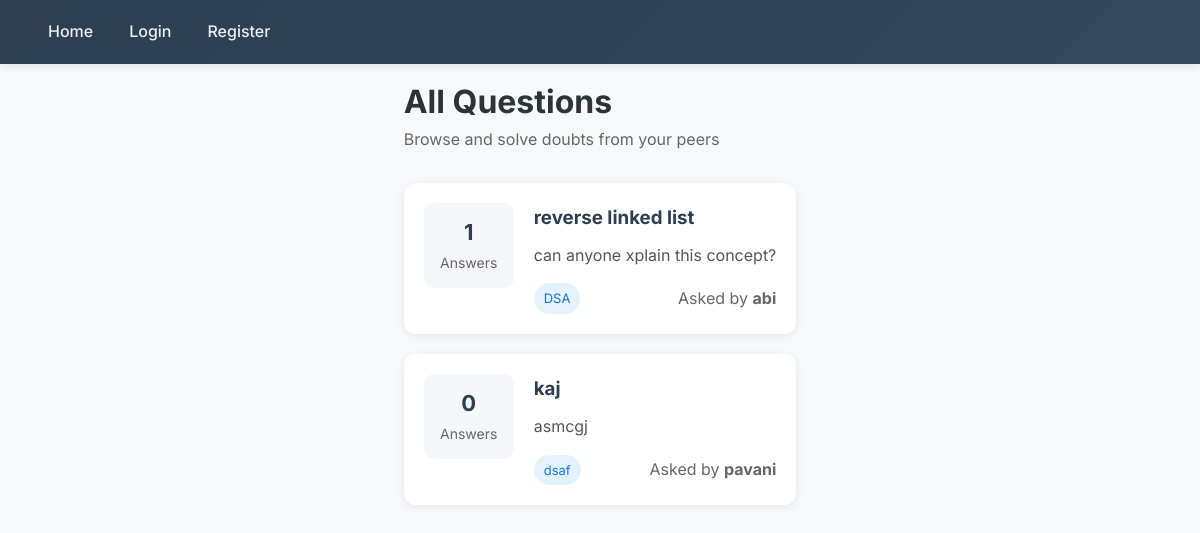
Before: / with the older database file.
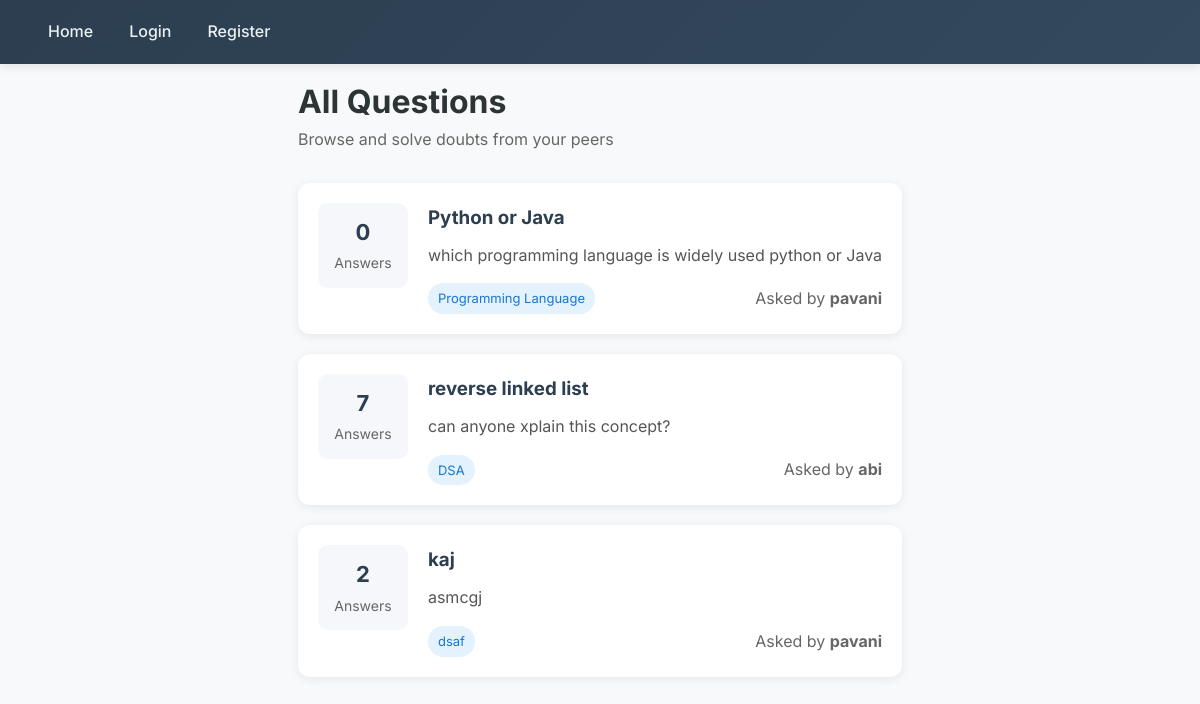
After: the same page with the newer database file.
### qa/models.py (models this page shows, shortened)
class Question(models.Model):
    title = models.CharField(max_length=200)
    body = models.TextField()
    tags = models.CharField(max_length=200)
    author = models.ForeignKey(
        User,
        on_delete=models.CASCADE
    )
    created_at = models.DateTimeField(
        auto_now_add=True
    )
    views = models.IntegerField(default=0)

### qa/views.py (the view)
def home(request):
    questions = Question.objects.all().order_by(
        '-created_at'
    )
    return render(
        request,
        'qa/home.html',
        {
            'questions': questions
        }
    )

### qa/templates/qa/home.html (shortened to what this page needs)
{% extends 'qa/base.html' %}
{% block content %}
<div class="questions-header">
    <h1>All Questions</h1>
    <p class="subtitle">Browse and solve doubts from your peers</p>
</div>
{% for q in questions %}
<div class="question-card">
    <div class="question-stats">
        <div class="stat">
            <strong>{{ q.answers.count }}</strong>
            <span>Answers</span>
        </div>
    </div>
    <div class="question-content">
        <h3>
            <a href="{% url 'question_detail' q.id %}"
               class="question-title">
                {{ q.title }}
            </a>
        </h3>
        <p class="question-preview">
            {{ q.body|truncatewords:25 }}
        </p>
        <div class="question-footer">
            <span class="tags">
                {{ q.tags }}
            </span>
            <span class="author">
                Asked by
                <strong>{{ q.author.username }}</strong>
            </span>
        </div>
    </div>
</div>
{% empty %}
<div class="empty-state">
    <h3>No Questions Yet</h3>
    <p>Be the first student to ask a doubt.</p>
</div>
{% endfor %}
{% endblock %}

### qa/templates/qa/base.html (shortened to what this page needs)
<!DOCTYPE html>
<html>
<head>
</head>
<body>
<nav>
    <a href="{% url 'home' %}">Home</a>
    {% if user.is_authenticated %}
        <a href="{% url 'ask_question' %}">Ask Question</a>
        <a href="{% url 'profile' %}">Profile</a>
        <a href="{% url 'logout' %}">Logout</a>
        <span>
            Welcome {{ user.username }}
        </span>
    {% else %}
        <a href="{% url 'login' %}">Login</a>
        <a href="{% url 'register' %}">Register</a>
    {% endif %}
</nav>
<div class="container">
    {% block content %}
    {% endblock %}
</div>
</body>
</html>

### qa/templates/qa/base.html (style rules this page uses)
* { margin: 0; padding: 0; box-sizing: border-box; }
body { font-family: 'Inter', -apple-system, BlinkMacSystemFont, 'Segoe UI', Roboto, sans-serif; background: #f8f9fa; color: #2d3436; line-height: 1.6; min-height: 100vh; display: flex; flex-direction: column; }
nav { background: linear-gradient(135deg, #2c3e50 0%, #34495e 100%); padding: 0 2rem; display: flex; align-items: center; height: 64px; box-shadow: 0 2px 10px rgba(0,0,0,0.1); position: sticky; top: 0; z-index: 100; }
nav a { color: #ecf0f1; text-decoration: none; padding: 8px 16px; border-radius: 6px; font-weight: 500; transition: all 0.2s ease; margin-right: 4px; }
.container { max-width: 1100px; margin: 0.75rem auto; padding: 0 2rem; flex: 1; }

### qa/templates/qa/home.html (style rules this page uses)
.questions-header { margin-bottom:30px; }
.subtitle { color:#666; }
.question-card { background:white; border-radius:12px; padding:20px; margin-bottom:20px; display:flex; gap:20px; box-shadow:0 2px 10px rgba(0,0,0,0.08); transition:0.3s; }
.question-stats { min-width:90px; text-align:center; }
.stat { background:#f5f7fa; padding:12px; border-radius:10px; }
.stat strong { display:block; font-size:22px; color:#2c3e50; }
.stat span { color:#666; font-size:14px; }
.question-content { flex:1; }
.question-title { text-decoration:none; color:#2c3e50; }
.question-preview { margin:10px 0; color:#555; }
.question-footer { display:flex; justify-content:space-between; align-items:center; margin-top:15px; }
.tags { background:#e3f2fd; color:#1976d2; padding:5px 10px; border-radius:20px; font-size:13px; }
.author { color:#666; }

Changed rows visible on the page:
added Question: answers.count "0", title "Python or Java", body "which programming language is widely used python or Java", tags "Programming Language", author.username "pavani"
computed for Question "reverse linked list": answers.count "1" → "7"
computed for Question "kaj": answers.count "0" → "2"
